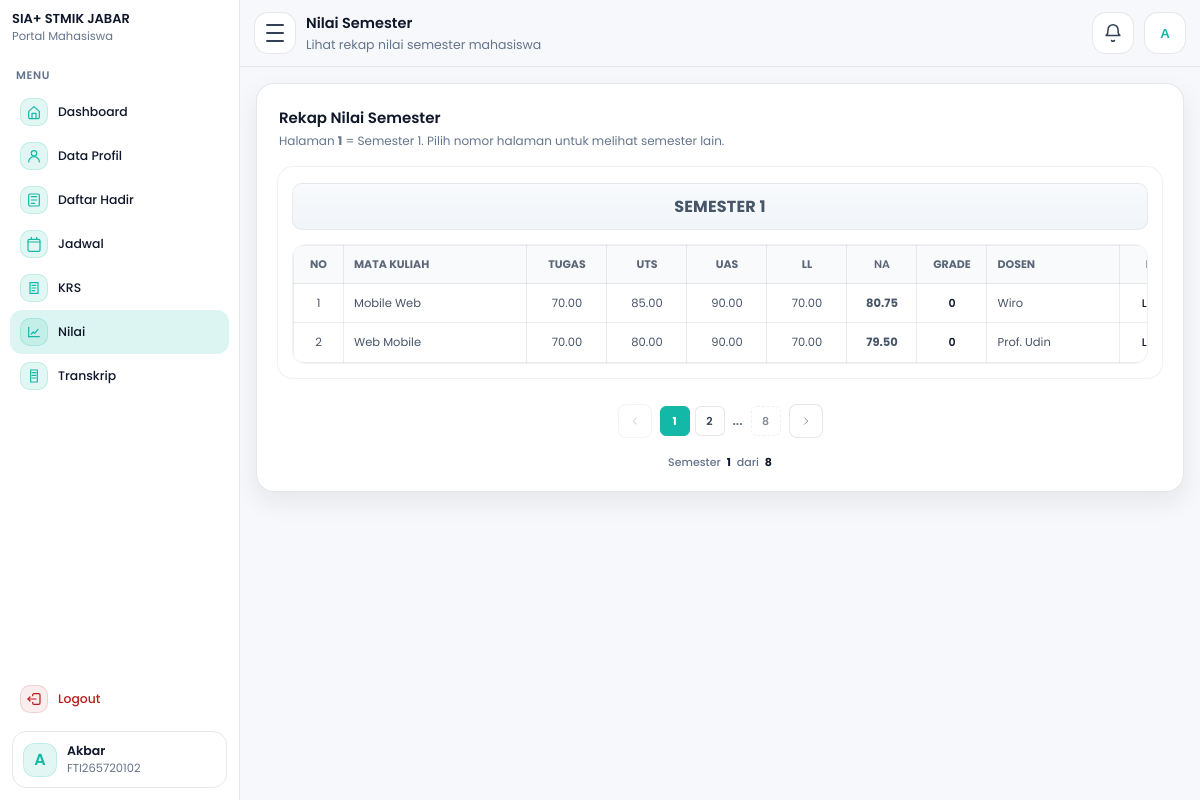
The page /mahasiswa/nilai.php (signed in) on the database as committed earlier.
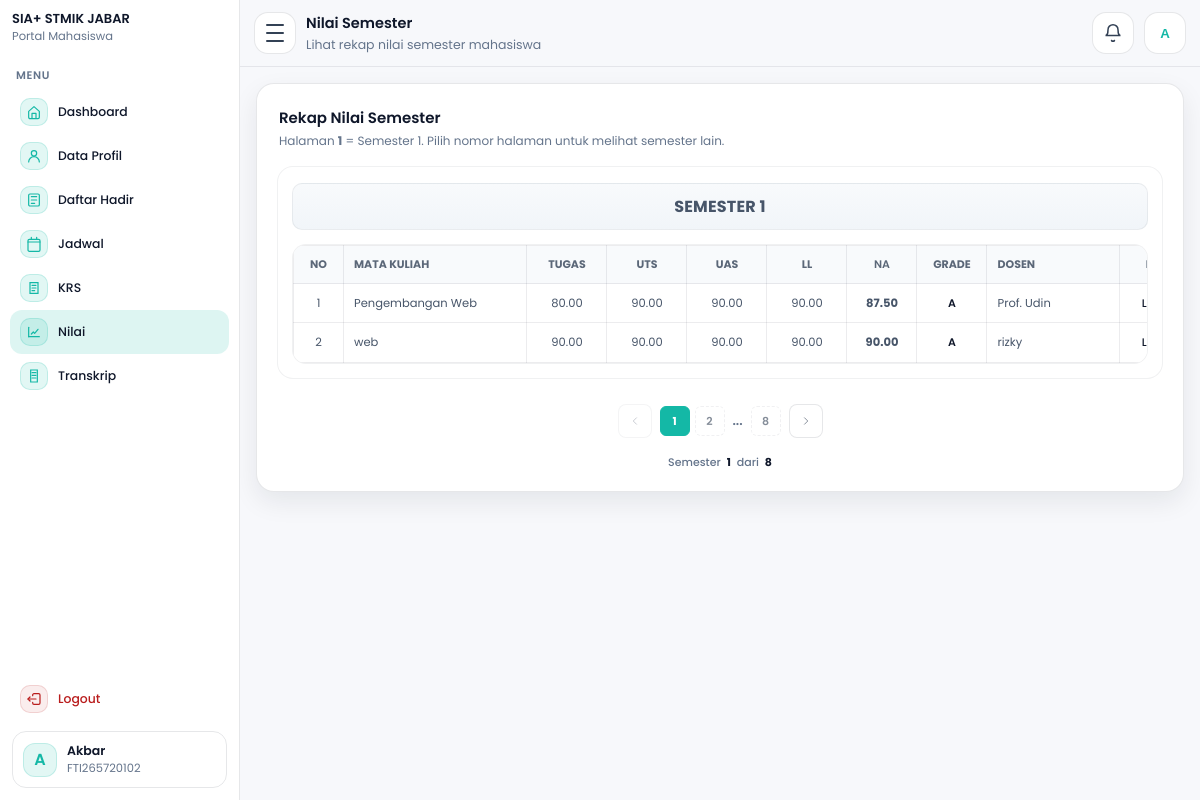
The same page on the database as committed later.
### tables this page shows
CREATE TABLE `mahasiswa` (
  `id_mahasiswa` int NOT NULL,
  `tanggal_registrasi` date NOT NULL,
  `periode_pendaftaran` varchar(60) NOT NULL,
  `jenis_pendaftaran` varchar(60) NOT NULL,
  `jalur_pendaftaran` varchar(60) DEFAULT NULL,
  `program_studi` varchar(100) NOT NULL,
  `kelas` varchar(30) NOT NULL,
  `nim` varchar(30) NOT NULL,
  `jalur_keuangan` varchar(100) NOT NULL,
  `nama_mahasiswa` varchar(150) NOT NULL,
  `tempat_lahir` varchar(100) NOT NULL,
  `tanggal_lahir` date NOT NULL,
  `jenis_kelamin` varchar(20) NOT NULL,
  `golongan_darah` varchar(5) DEFAULT NULL,
  `agama` varchar(30) NOT NULL,
  `ukuran_seragam` varchar(10) NOT NULL,
  `nik` varchar(30) DEFAULT NULL,
  `nisn` varchar(30) DEFAULT NULL,
  `npwp` varchar(30) DEFAULT NULL,
  `kewarganegaraan` enum('WNI','WNA') DEFAULT NULL,
  `provinsi` varchar(100) DEFAULT NULL,
  `kab_kota` varchar(100) DEFAULT NULL,
  `kecamatan` varchar(100) DEFAULT NULL,
  `kelurahan` varchar(100) DEFAULT NULL,
  `jalan` varchar(200) DEFAULT NULL,
  `dusun` varchar(100) DEFAULT NULL,
  `rt` varchar(10) DEFAULT NULL,
  `rw` varchar(10) DEFAULT NULL,
  `kode_pos` varchar(10) DEFAULT NULL,
  `jenis_tinggal` varchar(50) DEFAULT NULL,
  `alat_transportasi` varchar(50) DEFAULT NULL,
  `telepon` varchar(30) DEFAULT NULL,
  `hp` varchar(30) DEFAULT NULL,
  `email` varchar(120) DEFAULT NULL,
  `penerima_kps` enum('Ya','Tidak') DEFAULT NULL,
  `no_kps` varchar(50) DEFAULT NULL,
  `nama_ayah` varchar(150) DEFAULT NULL,
  `tanggal_lahir_ayah` date DEFAULT NULL,
  `pendidikan_ayah` varchar(80) DEFAULT NULL,
  `pekerjaan_ayah` varchar(80) DEFAULT NULL,
  `penghasilan_ayah` varchar(80) DEFAULT NULL,
  `nama_ibu` varchar(150) DEFAULT NULL,
  `tanggal_lahir_ibu` date DEFAULT NULL,
  `pendidikan_ibu` varchar(80) DEFAULT NULL,
  `pekerjaan_ibu` varchar(80) DEFAULT NULL,
  `penghasilan_ibu` varchar(80) DEFAULT NULL,
  `nama_wali` varchar(150) DEFAULT NULL,
  `tanggal_lahir_wali` date DEFAULT NULL,
  `pendidikan_wali` varchar(80) DEFAULT NULL,
  `pekerjaan_wali` varchar(80) DEFAULT NULL,
  `penghasilan_wali` varchar(80) DEFAULT NULL,
  `asal_sekolah` varchar(150) DEFAULT NULL,
  `no_ijazah` varchar(80) DEFAULT NULL,
  `alamat_sekolah` varchar(255) DEFAULT NULL,
  `kodepos_sekolah` varchar(10) DEFAULT NULL,
  `email_sekolah` varchar(120) DEFAULT NULL,
  `telepon_sekolah` varchar(30) DEFAULT NULL,
  `website_sekolah` varchar(120) DEFAULT NULL,
  `asal_jurusan` varchar(120) DEFAULT NULL,
  `sks_diakui` int DEFAULT NULL,
  `asal_perguruan_tinggi` varchar(150) DEFAULT NULL,
  `asal_program_studi` varchar(150) DEFAULT NULL,
  `akun_dicetak` tinyint(1) NOT NULL DEFAULT '0',
  `akun_dicetak_pada` timestamp NULL DEFAULT NULL,
  `id_user` int DEFAULT NULL,
  `dibuat_pada` timestamp NULL DEFAULT CURRENT_TIMESTAMP,
  `diubah_pada` timestamp NULL DEFAULT NULL ON UPDATE CURRENT_TIMESTAMP
);

CREATE TABLE `nilai_mahasiswa` (
  `id_nilai` int NOT NULL,
  `id_mahasiswa` int NOT NULL,
  `id_dosen` int DEFAULT NULL,
  `tahun_akademik` varchar(30) NOT NULL,
  `semester` enum('Ganjil','Genap') NOT NULL,
  `semester_angka` int NOT NULL,
  `nama_mata_kuliah` varchar(150) NOT NULL,
  `nama_dosen_manual` varchar(150) NOT NULL,
  `tugas` decimal(5,2) DEFAULT NULL,
  `uts` decimal(5,2) DEFAULT NULL,
  `uas` decimal(5,2) DEFAULT NULL,
  `kehadiran` decimal(5,2) DEFAULT NULL,
  `nilai_akhir` decimal(5,2) DEFAULT NULL,
  `grade` varchar(5) DEFAULT NULL,
  `keterangan` varchar(100) DEFAULT NULL,
  `id_user_input` int DEFAULT NULL,
  `dibuat_pada` timestamp NULL DEFAULT CURRENT_TIMESTAMP,
  `diubah_pada` timestamp NULL DEFAULT NULL ON UPDATE CURRENT_TIMESTAMP
);

### mahasiswa/nilai.php (the view, shortened to what the rows shown need)
<?php
require_once __DIR__ . "/layout.php";
$nim  = $_SESSION['username'] ?? '';
$nama = $_SESSION['nama'] ?? 'Mahasiswa';
$is_blocked = false;
$blocked_msg = "";
$m = [
    'id_mahasiswa'     => 0,
    'nim'              => $nim,
    'nama_mahasiswa'   => $nama,
    'program_studi'    => '-',
    'kelas'            => '-',
    'angkatan'         => '-',
    'status_mahasiswa' => 'AKTIF',
    'periode_pendaftaran' => '',
];
if ($nim !== '') {
    $sql = "SELECT id_mahasiswa, nim, nama_mahasiswa, program_studi, kelas, tanggal_registrasi, periode_pendaftaran
            FROM mahasiswa
            WHERE nim=?
            LIMIT 1";
    $st = $conn->prepare($sql);
    if ($st) {
        $st->bind_param("s", $nim);
        $st->execute();
        $rs = $st->get_result();
        if ($rs && ($row = $rs->fetch_assoc())) {
            $m['id_mahasiswa']   = (int)($row['id_mahasiswa'] ?? 0);
            $m['nim']            = $row['nim'] ?? $m['nim'];
            $m['nama_mahasiswa'] = $row['nama_mahasiswa'] ?? $m['nama_mahasiswa'];
            $m['program_studi']  = $row['program_studi'] ?? $m['program_studi'];
            $m['kelas']          = $row['kelas'] ?? $m['kelas'];
            $m['periode_pendaftaran'] = $row['periode_pendaftaran'] ?? '';
            if (!empty($row['tanggal_registrasi'])) {
                $m['angkatan'] = date("Y", strtotime($row['tanggal_registrasi']));
            }
        }
    }
}
$nilaiRows = [];
if ($m['id_mahasiswa'] > 0) {
    $sqlNilai = "
        SELECT
            n.id_nilai,
            n.tahun_akademik,
            n.semester,
            n.semester_angka,
            n.nama_mata_kuliah,
            n.nama_dosen_manual,
            n.tugas,
            n.uts,
            n.uas,
            n.kehadiran,
            n.nilai_akhir,
            n.grade,
            n.keterangan,
            d.nama_dosen,
            d.kode_dosen
        FROM nilai_mahasiswa n
        LEFT JOIN dosen d ON d.id_dosen = n.id_dosen
        WHERE n.id_mahasiswa = ?
        ORDER BY
            n.tahun_akademik ASC,
            FIELD(LOWER(n.semester), 'ganjil', 'genap'),
            n.semester_angka ASC,
            n.nama_mata_kuliah ASC
    ";
    $stNilai = $conn->prepare($sqlNilai);
    if ($stNilai) {
        $stNilai->bind_param("i", $m['id_mahasiswa']);
        $stNilai->execute();
        $rsNilai = $stNilai->get_result();
        if ($rsNilai) {
            while ($row = $rsNilai->fetch_assoc()) {
                $nilaiRows[] = $row;
            }
        }
    }
}
$allSemesters = [];
$totalSemesters = 8;
for ($smt = 1; $smt <= $totalSemesters; $smt++) {
    $allSemesters[$smt] = [
        'semester_angka' => $smt,
        'semester_label' => 'Semester ' . $smt,
        'rows' => [],
        'tahun_akademik' => '',
        'semester' => '',
        'has_data' => false,
    ];
}
foreach ($nilaiRows as $row) {
    $smtAngka = (int)($row['semester_angka'] ?? 0);
    if (isset($allSemesters[$smtAngka])) {
        $allSemesters[$smtAngka]['rows'][] = $row;
        $allSemesters[$smtAngka]['has_data'] = true;
        if (empty($allSemesters[$smtAngka]['tahun_akademik'])) {
            $allSemesters[$smtAngka]['tahun_akademik'] = $row['tahun_akademik'] ?? '';
            $allSemesters[$smtAngka]['semester'] = $row['semester'] ?? '';
        }
    }
}
$page = max(1, min($totalSemesters, (int)($_GET['page'] ?? 1)));
$currentSemesterData = $allSemesters[$page];
renderMahasiswaLayoutStart([
    "title"       => "Mahasiswa - Nilai Semester",
    "page_title"  => "Nilai Semester",
    "page_sub"    => "Lihat rekap nilai semester mahasiswa",
    "menu"        => "nilai",
    "nama_tampil" => $m['nama_mahasiswa'],
    "username"    => $m['nim'],
    "assetsBase"  => "..",
    "basePath"    => "",
    "is_blocked"  => $is_blocked,
    "blocked_msg" => $blocked_msg,
]);
?>
<link rel="stylesheet" href="../css/css_mahasiswa/nilai.css?v=10.0">
<section class="nilai-page"
         id="nilaiPage"
         data-api="api_akun.php?action=status"
         data-blocked-msg="<?= e($blocked_msg ?: 'Akun kamu dinonaktifkan oleh admin. Silakan hubungi pihak kampus.') ?>">
    <div class="nilai-card">
        <div class="nilai-box">
            <div class="nilai-table-shell">
                <div class="nilai-table-wrap">
                    <table class="nilai-table">
                        <thead>
                            <tr>
                                <th style="width:50px;">No</th>
                                <th style="min-width:180px;">Mata Kuliah</th>
                                <th style="width:80px;">Tugas</th>
                                <th style="width:80px;">UTS</th>
                                <th style="width:80px;">UAS</th>
                                <th style="width:80px;">LL</th>
                                <th style="width:70px;">NA</th>
                                <th style="width:70px;">Grade</th>
                                <th style="min-width:150px;">Dosen</th>
                                <th style="min-width:100px;">Ket</th>
                            </tr>
                        </thead>
                        <tbody>
                            <?php if (!empty($currentSemesterData['rows'])): ?>
                                <?php
                                $no = 1;
                                foreach ($currentSemesterData['rows'] as $row):
                                    $mataKuliah = trim((string)($row['nama_mata_kuliah'] ?? '-'));
                                    $dosen = trim((string)($row['nama_dosen_manual'] ?? $row['nama_dosen'] ?? '-'));
                                    $tugas = ($row['tugas'] !== null && $row['tugas'] !== '')
                                        ? number_format((float)$row['tugas'], 2) : '-';
                                    $uts   = ($row['uts'] !== null && $row['uts'] !== '')
                                        ? number_format((float)$row['uts'], 2) : '-';
                                    $uas   = ($row['uas'] !== null && $row['uas'] !== '')
                                        ? number_format((float)$row['uas'], 2) : '-';
                                    $ll    = ($row['kehadiran'] !== null && $row['kehadiran'] !== '')
                                        ? number_format((float)$row['kehadiran'], 2) : '-';
                                    $na    = ($row['nilai_akhir'] !== null && $row['nilai_akhir'] !== '')
                                        ? number_format((float)$row['nilai_akhir'], 2) : '-';
                                    $grade = trim((string)($row['grade'] ?? '-'));
                                    $ket   = trim((string)($row['keterangan'] ?? '-'));
                                ?>
                                    <tr>
                                        <td class="center"><?= $no++; ?></td>
                                        <td class="left"><?= e($mataKuliah !== '-' ? $mataKuliah : '-'); ?></td>
                                        <td class="center"><?= e($tugas); ?></td>
                                        <td class="center"><?= e($uts); ?></td>
                                        <td class="center"><?= e($uas); ?></td>
                                        <td class="center"><?= e($ll); ?></td>
                                        <td class="center"><strong><?= e($na); ?></strong></td>
                                        <td class="center"><?= e($grade !== '-' ? $grade : '-'); ?></td>
                                        <td class="left"><?= e($dosen !== '-' ? $dosen : '-'); ?></td>
                                        <td class="center"><?= e($ket !== '-' ? $ket : '-'); ?></td>
                                    </tr>
                                <?php endforeach; ?>
                            <?php endif; ?>
                        </tbody>
                    </table>
                </div>
            </div>
        </div>
    </div>
</section>
<?php
renderMahasiswaLayoutEnd([
    "assetsBase" => ".."
]);
?>

### mahasiswa/layout.php (shortened to what the rows shown need)
<?php
function e($s){ return htmlspecialchars((string)$s, ENT_QUOTES, 'UTF-8'); }
function initials($name){
  $name = trim((string)$name);
  $parts = preg_split('/\s+/', $name);
  $a = strtoupper(substr($parts[0] ?? 'M', 0, 1));
  $b = strtoupper(substr($parts[1] ?? '', 0, 1));
  return $a . ($b ?: '');
}
function renderMahasiswaLayoutStart(array $opt = []){
  $nama_tampil = $opt['nama_tampil'] ?? ($_SESSION['nama'] ?? 'Mahasiswa');
  $username    = $opt['username'] ?? ($_SESSION['username'] ?? '');
  $assetsBase  = $opt['assetsBase'] ?? '..';
  $toastType = '';
  $toastMsg  = '';
  if (!empty($_SESSION['flash_success'])) {
    $toastType = 'success';
    $toastMsg  = (string)$_SESSION['flash_success'];
  } elseif (!empty($_SESSION['flash_error'])) {
    $toastType = 'error';
    $toastMsg  = (string)$_SESSION['flash_error'];
    unset($_SESSION['flash_error']);
  }
  $is_blocked  = !empty($opt['is_blocked']);
  $blocked_msg = $opt['blocked_msg'] ?? '';
  $ava = initials($nama_tampil);
  ?>
<!doctype html>
<html lang="id">
<head>
  <link rel="stylesheet" href="<?= e($assetsBase) ?>/css/css_mahasiswa/dashboard.css">
</head>
<body>
<div id="app" class="app"
     data-toast-type="<?= e($toastType) ?>"
     data-toast-msg="<?= e($toastMsg) ?>"
     data-login="<?= e($_GET['login'] ?? '') ?>"
     data-account-blocked="<?= $is_blocked ? '1' : '0' ?>"
     data-blocked-msg="<?= e($blocked_msg) ?>">
  <aside class="sidebar" aria-label="Sidebar Mahasiswa">
    <nav class="nav" id="nav">
      <div class="nav-bottom">
        <div class="who">
          <div class="who-ava"><?= e($ava) ?></div>
          <div class="who-txt">
            <div class="who-name"><?= e($nama_tampil) ?></div>
            <div class="who-role"><?= e($username) ?></div>
          </div>
        </div>
      </div>
    </nav>
  </aside>
  <main class="main">
    <header class="topbar">
      <div class="top-actions">
        <div class="profile drop" id="profileWrap">
          <button class="miniava" id="btnProfile" aria-label="Profil" type="button"><?= e($ava) ?></button>
        </div>
      </div>
    </header>
    <section class="content">
<?php
}
function renderMahasiswaLayoutEnd(array $opt = []){
  ?>
    </section>
  </main>
</div>
</body>
</html>
<?php
}

Rows that differ between the two databases and show on the page:
removed nilai_mahasiswa: nama_mata_kuliah "Mobile Web", tugas "70.00", uts "85.00", uas "90.00", kehadiran "70.00", nilai_akhir "80.75", grade "0", nama_dosen_manual "Wiro"
removed nilai_mahasiswa: nama_mata_kuliah "Web Mobile", tugas "70.00", uts "80.00", uas "90.00", kehadiran "70.00", nilai_akhir "79.50", grade "0", nama_dosen_manual "Prof. Udin"
added nilai_mahasiswa: nama_mata_kuliah "Pengembangan Web", tugas "80.00", uts "90.00", uas "90.00", kehadiran "90.00", nilai_akhir "87.50", grade "A", nama_dosen_manual "Prof. Udin"
added nilai_mahasiswa: nama_mata_kuliah "web", tugas "90.00", uts "90.00", uas "90.00", kehadiran "90.00", nilai_akhir "90.00", grade "A", nama_dosen_manual "rizky"
